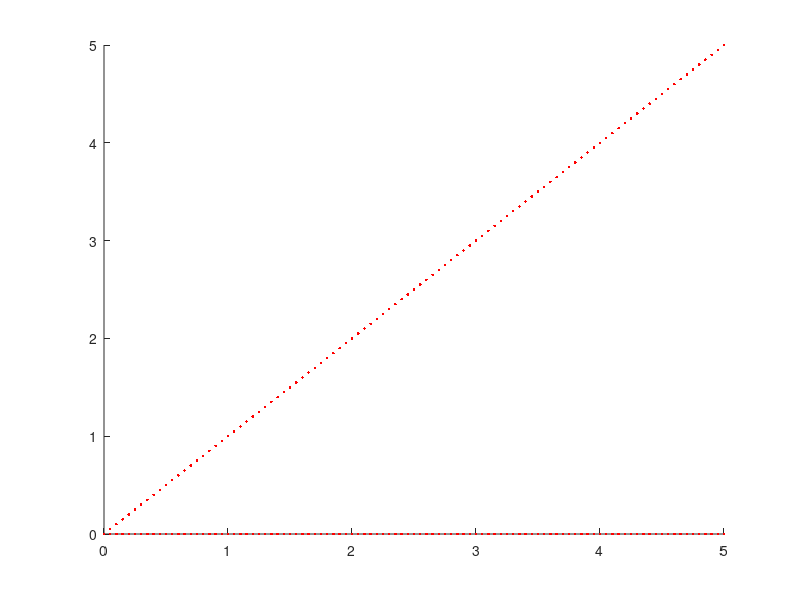
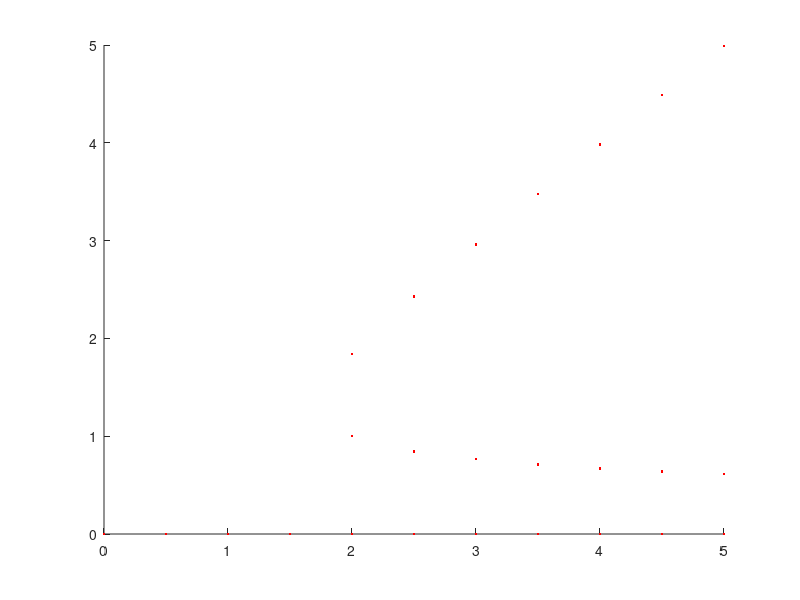
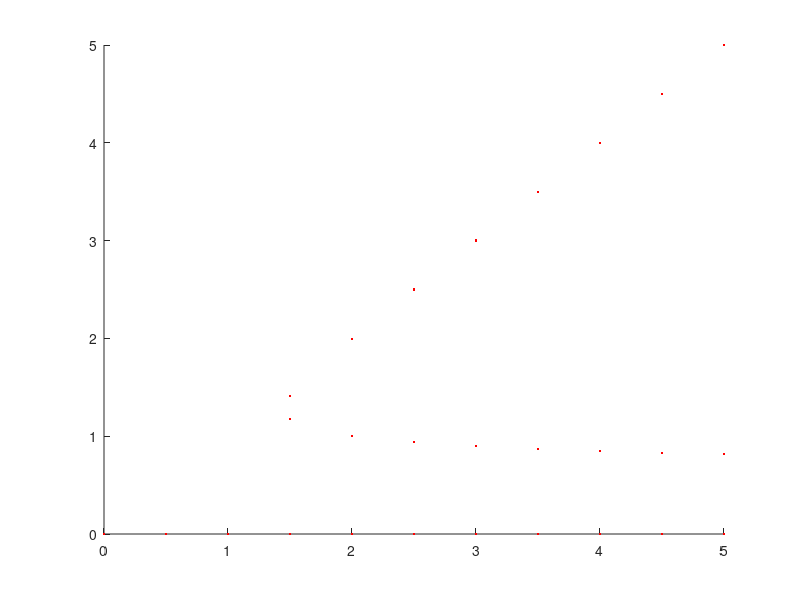
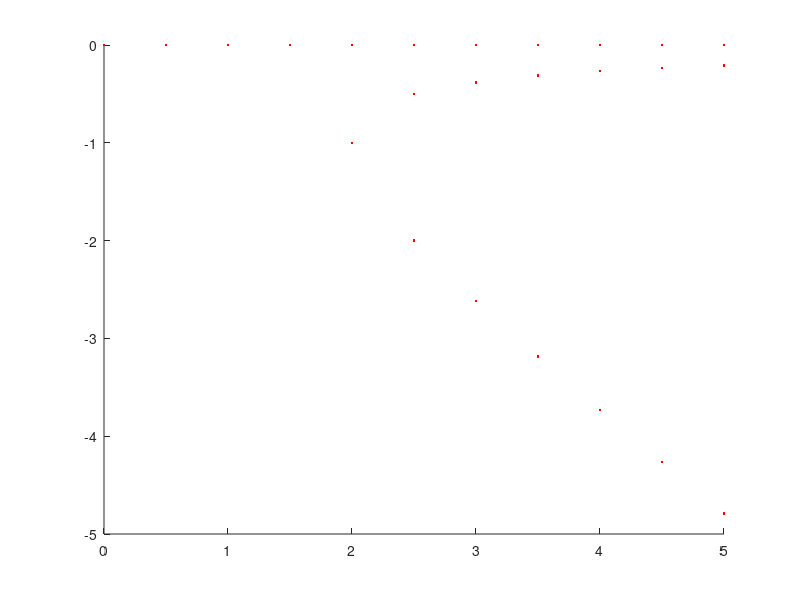

MATLAB code for these plots, in order:
%Inclass 22

%1. Consider the case of the auto-activating gene that we discussed in class
%today. Make a bifurcation diagram for this system by varying the
%activated transcription rate for three cases - in which 1, 4, or 8 copies of the
%transcripton factor are necessary to activate transciption. Comment on your
%results. 

figure;
hold on;
ku=0;
for kb=0:0.05:5
    polycoeff=[1 -kb -ku];
    rts=roots(polycoeff);
    rts=rts(imag(rts)==0);
    plot(kb*ones(length(rts),1),rts,'r.');
end
hold off;

figure;
hold on;
ku=0;
for kb=0:0.5:5
    polycoeff=[1 -kb 0 0 1 -ku]; %x^5 -kb*x^4 + x - ku = 0
    rts=roots(polycoeff);
    rts=rts(imag(rts)==0);
    plot(kb*ones(length(rts),1),rts,'r.');
end
hold off;


figure; 
hold on;
ku=0;
for kb=0:0.5:5
    polycoeff=[1 -kb 0 0 0 0 0 0 1 -ku]; %x^9 -kb*x^8 + x - ku = 0
    rts=roots(polycoeff);
    rts=rts(imag(rts)==0);
    plot(kb*ones(length(rts),1),rts,'r.');
end
hold off;

% 2. Make a similar diagram for the case of an autorepressing gene in the
% case that 2 copies are need to turn off the gene.
figure;
hold on;
ku=0;
for kb=0:0.5:5
    polycoeff=[1 kb 1 -ku];
    rts=roots(polycoeff);
    rts=rts(imag(rts)==0);
    plot(kb*ones(length(rts),1),rts,'r.');
   
end
hold off;